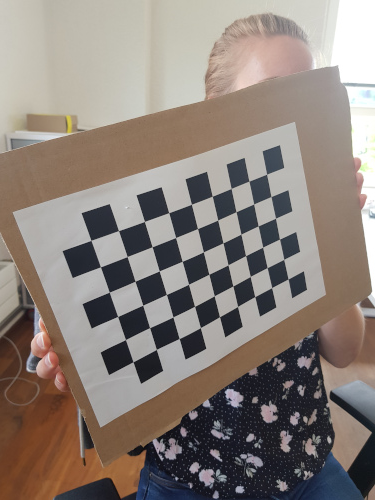
#> input picture 16.05.2022 - Kamerakalibrierung/left10-s.jpg, 375 x 500 px; its folder holds only this picture in this run
$ jupyter execute --allow-errors Camera_Calibration.ipynb
#> lines starting #> are read from the running program, lines starting #| are printed output that depends on the picture; after the words box and inside, x2 and y2 are one past the last pixel; in counts of white or black regions, pixels touching at a corner belong together; long printed decimals are rounded
[cell 1]
import numpy as np
import cv2 as cv
import glob
#define dimentions of checkerboard
CHECKERBOARD = (6,9)

# termination criteria for finding good corners
criteria = (cv.TERM_CRITERIA_EPS + cv.TERM_CRITERIA_MAX_ITER, 30, 0.001)

# define world coordinates for 3D points
objp = np.zeros((CHECKERBOARD[0] * CHECKERBOARD[1], 3), np.float32)
objp[:,:2] = np.mgrid[0:CHECKERBOARD[0],0:CHECKERBOARD[1]].T.reshape(-1,2) *25  # * SIZE OF TILES

# Arrays to store object points and image points from all the images.
objpoints = [] # 3d point in real world space
imgpoints = [] # 2d points in image plane.

#get images
images = glob.glob('*.jpg')
for fname in images:
    print("Hallo!")
    img = cv.imread(fname)
#> img is the input picture: shape (500, 375, 3); mean B, G, R 122.1, 129, 139.3
    gray = cv.cvtColor(img, cv.COLOR_BGR2GRAY)
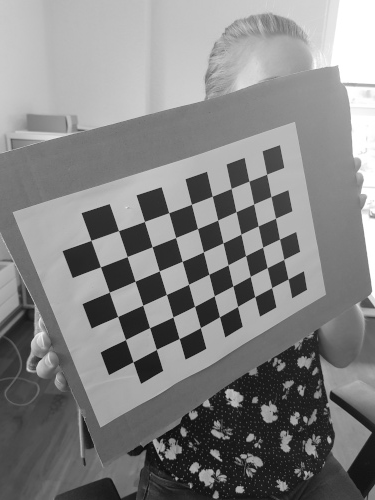
#> gray: shape (500, 375); min 11, max 255, mean 131.3
    # Find the chess board corners gray=current-image; CHECKERBOARD=patternSize/number of inner corners
    ret, corners = cv.findChessboardCorners(gray, CHECKERBOARD, None)
#> ret = True; corners = 54 rows, first 8: [266.6, 174.2], [271, 196.5], [275.5, 218.2], [279.5, 239.1], [283.6, 259.5], [288, 279], [249, 181.2], [253.6, 204]
    # If found, add object points, image points (after refining them)
    if ret == True:
        objpoints.append(objp)
        corners2 = cv.cornerSubPix(gray,corners, (11,11), (-1,-1), criteria)
#> corners2 = 54 rows, first 8: [266.6, 174.2], [270.9, 196.5], [275.5, 218.3], [279.5, 239.1], [283.7, 259.4], [288.1, 278.9], [248.9, 181.1], [253.6, 204]
        imgpoints.append(corners2)
        # Draw and display the corners
        cv.drawChessboardCorners(img, CHECKERBOARD, corners2, ret)
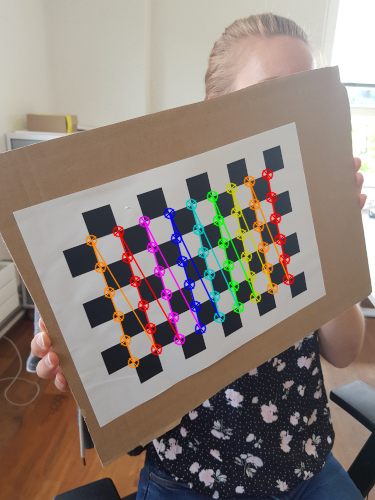
#> img: shape (500, 375, 3); 5.16% of pixels changed, all inside (x1, y1, x2, y2) = (85, 168, 295, 369)
        cv.imshow('img', img)
        cv.waitKey(0)
cv.destroyAllWindows()

[cell 2]
#ret, mtx, dist, rvecs, tvecs = cv.calibrateCamera(objpoints, imgpoints, gray.shape[::-1], None, None)
ret, mtx, dist, rvecs, tvecs = cv.calibrateCamera(objpoints, imgpoints, gray.shape[::-1], None, None)
#> ret = 0.345; mtx = [[438.9, 0, 231.7], [0, 480.3, 199], [0, 0, 1]]; dist = [[1.11, -8.2, -0.0933, -0.043, 23.11]]; rvecs = ([-0.274, -0.506, 1.24],); tvecs = ([40.54, -25.87, 511.5],)

[cell 3]
img = cv.imread('left1-s.jpg')
#> (the rest of this cell did not finish here and is left out)

#> (a cell that did not finish here is left out)

[cell 5]
print("Cameramatrix") # focal_length_welt = focal_length_coefficient * sensor_size_in_mm / image_size_in_px
print(mtx)
#| [[438.905   0.         231.655]
#|  [  0.         480.302 198.951]
#|  [  0.           0.           1.        ]]

#Radial distortion causes straight lines to appear curved. Radial distortion becomes larger the farther points are from the center of the image.
#Similarly, tangential distortion occurs because the image-taking lense is not aligned perfectly parallel to the imaging plane. So, some areas in the image may look nearer than expected.
print("Distortion Coefficients")
print(dist)
#| [[ 1.113 -8.197 -0.09334 -0.04304 23.109]]
print("Translation")
print(tvecs)
#| (array([[ 40.540],
#|        [-25.866],
#|        [511.521]]),)
print("Rotation")
print(rvecs)
#| (array([[-0.2738],
#|        [-0.5061],
#|        [ 1.237]]),)

$ run again, on 16.05.2022 - Kamerakalibrierung/left3-s.jpg
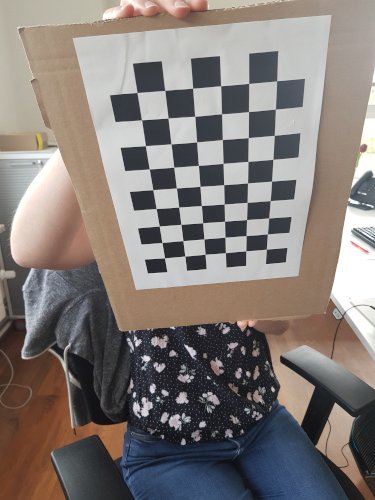
#> input picture 16.05.2022 - Kamerakalibrierung/left3-s.jpg, 375 x 500 px
#> img is the input picture: shape (500, 375, 3); mean B, G, R 119.7, 123.5, 131
#> `gray = cv.cvtColor(img, cv.COLOR_BGR2GRAY)`:
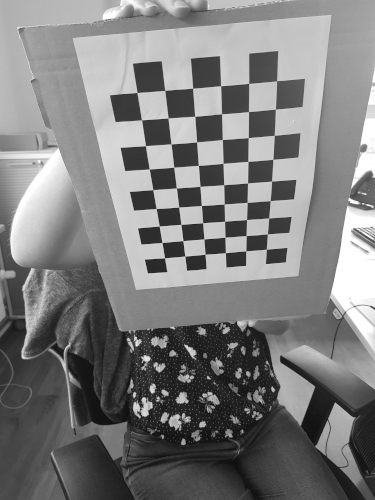
#> gray: shape (500, 375); min 12, max 255, mean 125.3
#> `ret, corners = cv.findChessboardCorners(gray, CHECKERBOARD, None)`: ret = True; corners = 54 rows, first 8: [266.3, 249.3], [245.8, 250.9], [225.4, 252.8], [205.1, 254.2], [185.1, 256.1], [164.5, 257.8], [267.4, 233.9], [246.2, 235.7]
#> corners2 = 54 rows, first 8: [266.4, 249.2], [245.8, 250.8], [225.4, 252.6], [205.1, 254.2], [184.8, 256.2], [164.5, 257.9], [267.4, 233.9], [246.2, 235.5]
#> `cv.drawChessboardCorners(img, CHECKERBOARD, corners2, ret)`:
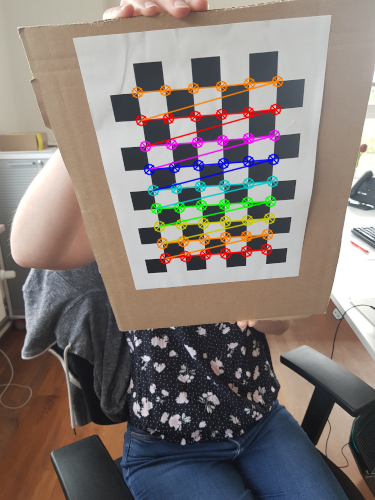
#> img: shape (500, 375, 3); 5.31% of pixels changed, all inside (x1, y1, x2, y2) = (131, 75, 284, 265)
#> `ret, mtx, dist, rvecs, tvecs = cv.calibrateCamera(objpoints, imgpoints..`: ret = 0.396; mtx = [[212.2, 0, 188.2], [0, 141.9, 278.6], [0, 0, 1]]; dist = [[-0.116, 0.0895, -0.0749, 0.00176, -0.0319]]; rvecs = ([-0.00849, -0.444, 3.02],); tvecs = ([95.56, -50.33, 263.9],)
#| [[212.198   0.         188.191]
#|  [  0.         141.855 278.589]
#|  [  0.           0.           1.        ]]
#| [[-0.1165  0.0895  -0.07493  0.001757 -0.0319]]
#| (array([[ 95.564],
#|        [-50.330],
#|        [263.926]]),)
#| (array([[-0.008487],
#|        [-0.4441],
#|        [ 3.021]]),)

$ run again, on 16.05.2022 - Kamerakalibrierung/left4-s.jpg
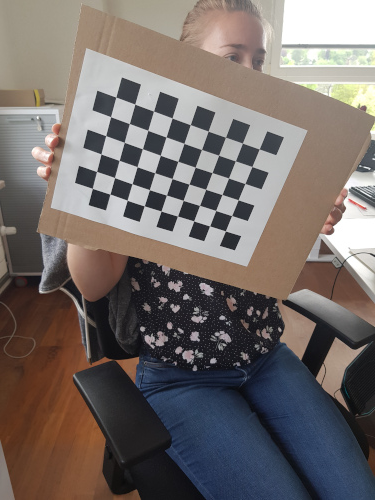
#> input picture 16.05.2022 - Kamerakalibrierung/left4-s.jpg, 375 x 500 px
#> img is the input picture: shape (500, 375, 3); mean B, G, R 104.8, 107.8, 115.9
#> `gray = cv.cvtColor(img, cv.COLOR_BGR2GRAY)`:
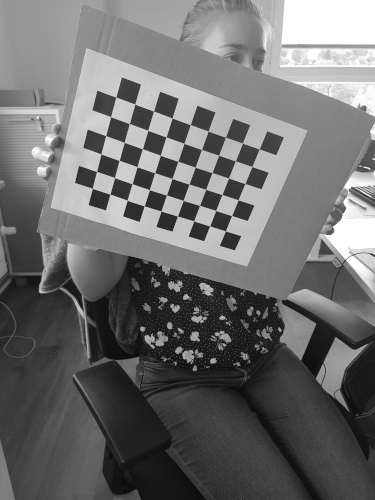
#> gray: shape (500, 375); min 10, max 255, mean 109.9
#> `ret, corners = cv.findChessboardCorners(gray, CHECKERBOARD, None)`: ret = True; corners = 54 rows, first 8: [259.2, 149.1], [252, 166.5], [245, 183.5], [238.2, 199.9], [231.7, 215.5], [225.5, 231], [242.4, 143.1], [235.4, 160.9]
#> corners2 = 54 rows, first 8: [259.2, 149], [251.9, 166.5], [244.9, 183.5], [238.2, 199.8], [231.6, 215.6], [225.4, 230.9], [242.4, 143.1], [235.3, 160.9]
#> `cv.drawChessboardCorners(img, CHECKERBOARD, corners2, ret)`:
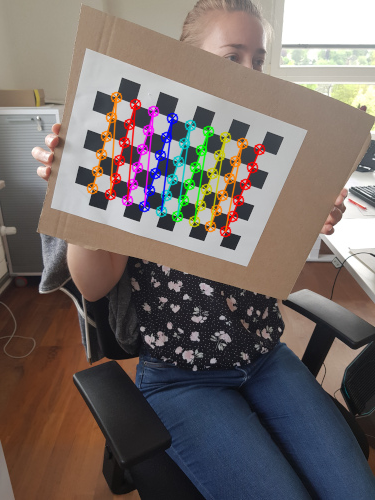
#> img: shape (500, 375, 3); 4.56% of pixels changed, all inside (x1, y1, x2, y2) = (86, 91, 266, 238)
#> `ret, mtx, dist, rvecs, tvecs = cv.calibrateCamera(objpoints, imgpoints..`: ret = 0.157; mtx = [[610.1, 0, 198.7], [0, 492, 357.2], [0, 0, 1]]; dist = [[-0.032, -0.335, -0.179, 0.00722, 0.264]]; rvecs = ([0.209, -0.565, 1.84],); tvecs = ([81.11, -329.8, 924.2],)
#| [[610.071   0.         198.727 ]
#|  [  0.         492.007 357.239]
#|  [  0.           0.           1.        ]]
#| [[-0.03204 -0.3347 -0.1787  0.007221  0.2637]]
#| (array([[  81.113],
#|        [-329.781],
#|        [ 924.167]]),)
#| (array([[ 0.2088],
#|        [-0.5646],
#|        [ 1.836]]),)

$ run again, on 16.05.2022 - Kamerakalibrierung/left5-s.jpg
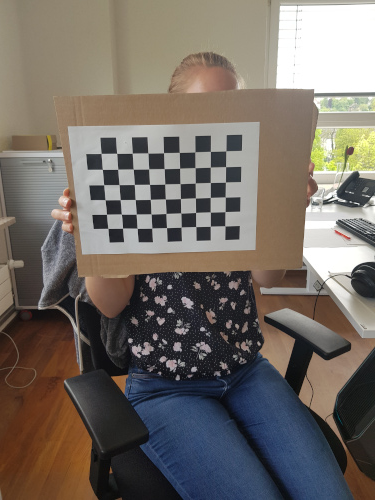
#> input picture 16.05.2022 - Kamerakalibrierung/left5-s.jpg, 375 x 500 px
#> img is the input picture: shape (500, 375, 3); mean B, G, R 101.1, 108, 115.4
#> `gray = cv.cvtColor(img, cv.COLOR_BGR2GRAY)`:
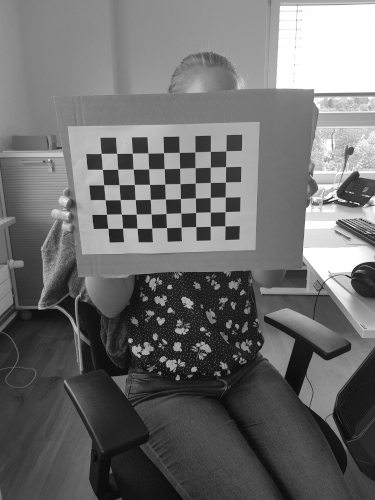
#> gray: shape (500, 375); min 8, max 255, mean 109.4
#> `ret, corners = cv.findChessboardCorners(gray, CHECKERBOARD, None)`: ret = True; corners = 54 rows, first 8: [225.8, 150.8], [225.6, 166.6], [225.4, 182.2], [225.3, 197.1], [225.1, 211.6], [224.8, 225.8], [210.4, 151.4], [210.3, 167.2]
#> corners2 = 54 rows, first 8: [225.8, 150.9], [225.6, 166.6], [225.4, 182.1], [225.2, 197], [225, 211.6], [224.9, 225.8], [210.4, 151.4], [210.3, 167.2]
#> `cv.drawChessboardCorners(img, CHECKERBOARD, corners2, ret)`:
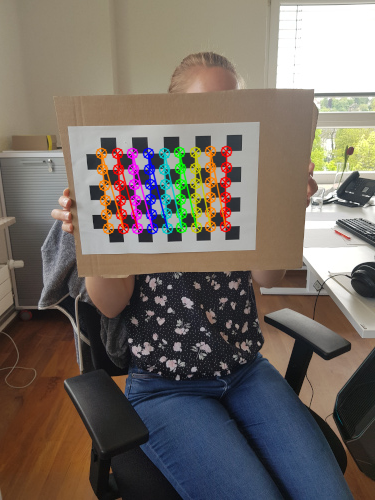
#> img: shape (500, 375, 3); 4.05% of pixels changed, all inside (x1, y1, x2, y2) = (95, 145, 233, 235)
#> `ret, mtx, dist, rvecs, tvecs = cv.calibrateCamera(objpoints, imgpoints..`: ret = 0.127; mtx = [[452.9, 0, 181.7], [0, 436, 237.3], [0, 0, 1]]; dist = [[-0.332, 7.24, -0.086, -0.0027, -69.67]]; rvecs = ([0.164, -0.215, 1.53],); tvecs = ([70.91, -141.6, 746.5],)
#| [[452.885   0.         181.737]
#|  [  0.         435.991 237.329]
#|  [  0.           0.           1.        ]]
#| [[-3.31716608e-01  7.24054100e+00 -8.60474167e-02 -2.70450862e-03
#|   -6.96708109e+01]]
#| (array([[  70.913],
#|        [-141.618],
#|        [ 746.465]]),)
#| (array([[ 0.1639],
#|        [-0.2146],
#|        [ 1.534]]),)

$ run again, on 16.05.2022 - Kamerakalibrierung/left11-s.jpg
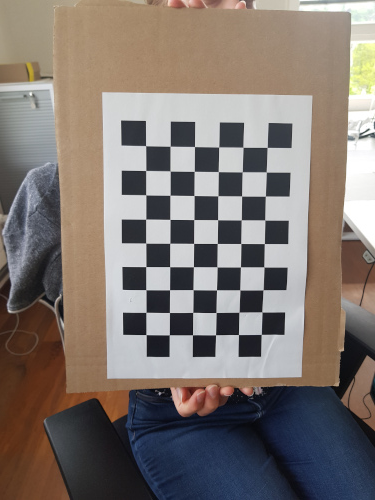
#> input picture 16.05.2022 - Kamerakalibrierung/left11-s.jpg, 375 x 500 px
#> img is the input picture: shape (500, 375, 3); mean B, G, R 113, 118.4, 127.7
#> `gray = cv.cvtColor(img, cv.COLOR_BGR2GRAY)`:
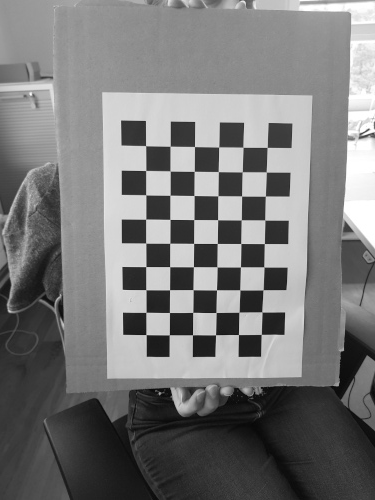
#> gray: shape (500, 375); min 7, max 255, mean 120.6
#> `ret, corners = cv.findChessboardCorners(gray, CHECKERBOARD, None)`: ret = True; corners = 54 rows, first 8: [145.6, 145.6], [170.1, 146.2], [194.5, 146.6], [218.6, 147], [243, 147.3], [267.2, 147.4], [145.7, 170.5], [170.1, 171]
#> corners2 = 54 rows, first 8: [145.6, 145.7], [170.2, 146.3], [194.5, 146.5], [218.7, 146.9], [242.9, 147.3], [267.2, 147.4], [145.7, 170.5], [170.1, 170.9]
#> `cv.drawChessboardCorners(img, CHECKERBOARD, corners2, ret)`:
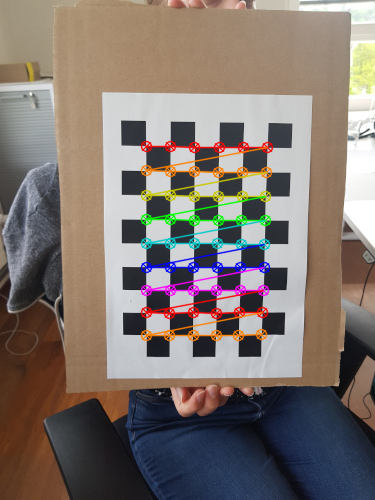
#> img: shape (500, 375, 3); 5.35% of pixels changed, all inside (x1, y1, x2, y2) = (140, 140, 274, 342)
#> `ret, mtx, dist, rvecs, tvecs = cv.calibrateCamera(objpoints, imgpoints..`: ret = 0.14; mtx = [[482.7, 0, 187.3], [0, 478.1, 253.5], [0, 0, 1]]; dist = [[-0.0881, -1.65, -0.0201, -0.00404, 32.32]]; rvecs = ([0.0882, -0.0352, 0.00737],); tvecs = ([-42.55, -110.7, 496.2],)
#| [[482.672   0.         187.344]
#|  [  0.         478.099  253.529]
#|  [  0.           0.           1.        ]]
#| [[-8.80627481e-02 -1.65183960e+00 -2.00978839e-02 -4.04278719e-03
#|    3.23193304e+01]]
#| (array([[ -42.547],
#|        [-110.686],
#|        [ 496.168]]),)
#| (array([[ 0.08816 ],
#|        [-0.03519],
#|        [ 0.007371]]),)
